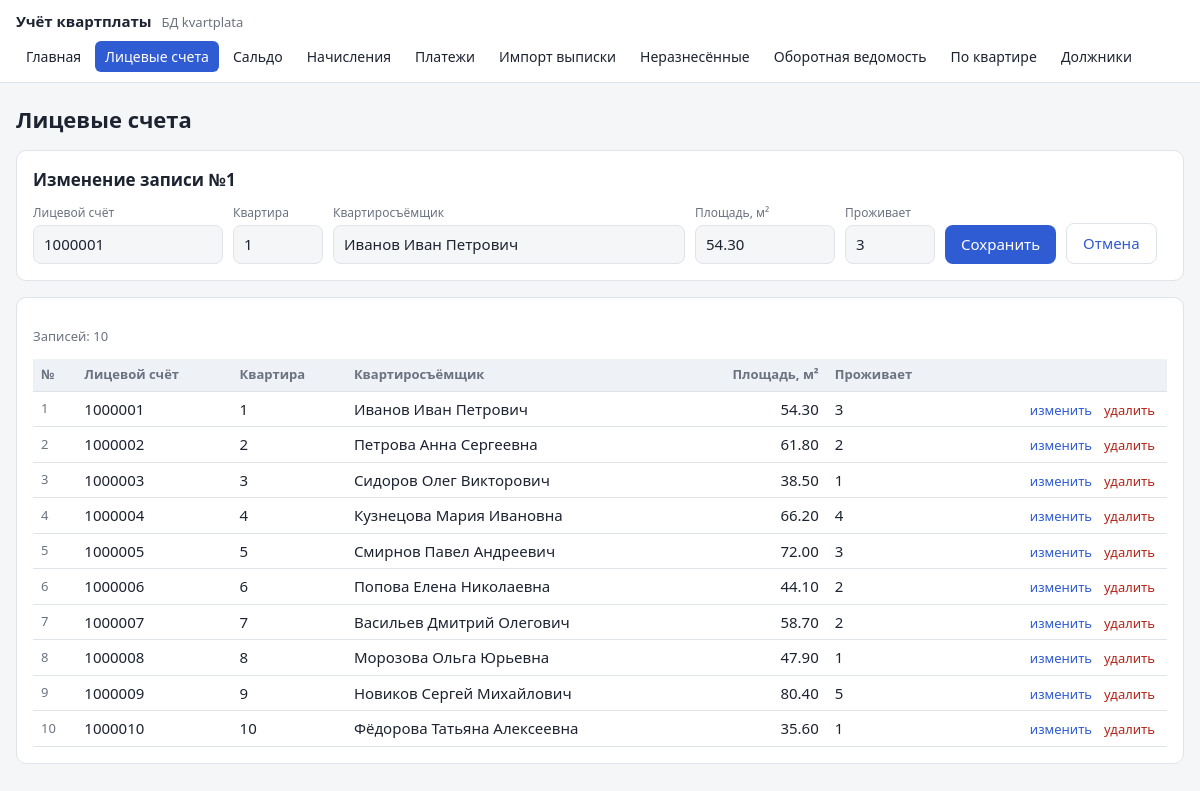
The app's page /edit.php?t=accounts&edit=1 with its own data.
### tables this page shows
CREATE TABLE accounts (
    id         INT UNSIGNED  NOT NULL AUTO_INCREMENT,
    account_no VARCHAR(10)   NOT NULL COMMENT 'Номер лицевого счёта',
    flat       SMALLINT UNSIGNED NOT NULL COMMENT 'Номер квартиры',
    owner      VARCHAR(150)  NOT NULL COMMENT 'Ответственный квартиросъёмщик',
    area       DECIMAL(6,2)  NULL COMMENT 'Общая площадь, м² (у счетов из банковской выписки может быть неизвестна)',
    residents  TINYINT UNSIGNED NOT NULL DEFAULT 1 COMMENT 'Число проживающих',
    import_id  INT UNSIGNED  NULL COMMENT 'Загрузка выписки, при которой счёт создан автоматически',
    PRIMARY KEY (id),
    UNIQUE KEY uq_account_no (account_no),
    UNIQUE KEY uq_flat (flat),
    CONSTRAINT chk_account_no CHECK (account_no REGEXP '^[0-9]{6,10}$'),
    CONSTRAINT fk_accounts_import FOREIGN KEY (import_id) REFERENCES bank_imports (id)
        ON DELETE SET NULL,
    CONSTRAINT chk_area CHECK (area > 0)
);

### web/edit.php (the view, shortened to what this page needs)
<?php
require __DIR__ . '/lib.php';
$tables = [
    'accounts' => [
        'title'  => 'Лицевые счета',
        'order'  => 'a.flat',
        'fields' => [
            'account_no' => ['Лицевой счёт', 'text', 'pattern' => '[0-9]{6,10}'],
            'flat'       => ['Квартира', 'int'],
            'owner'      => ['Квартиросъёмщик', 'text', 'size' => 32],
            'area'       => ['Площадь, м²', 'money', 'optional' => true],
            'residents'  => ['Проживает', 'int'],
        ],
    ],
    'saldo' => [
        'title'  => 'Сальдо на начало месяца',
        'order'  => 't.period DESC, a.flat',
        'filter' => 'period',
        'fields' => [
            'account_id' => ['Квартира', 'account'],
            'period'     => ['Месяц', 'month'],
            'amount'     => ['Сальдо (+ долг / − переплата)', 'money', 'signed' => true],
        ],
        'help'   => 'Входящее сальдо вводится на начало года (или при открытии счёта). '
                  . 'Сальдо следующих месяцев процедуры считают сами: последнее сальдо + начисления − платежи. '
                  . 'Кнопка «Закрыть месяц» записывает рассчитанное сальдо на начало следующего месяца.',
    ],
    'charges' => [
        'title'  => 'Начисления',
        'order'  => 't.period DESC, a.flat, t.service',
        'filter' => 'period',
        'fields' => [
            'account_id' => ['Квартира', 'account'],
            'period'     => ['Расчётный месяц', 'month'],
            'service'    => ['Услуга', 'select', 'options' => SERVICES],
            'amount'     => ['Сумма', 'money', 'signed' => true],
        ],
        'help'   => 'Отрицательная сумма — перерасчёт (уменьшение начисления).',
    ],
    'payments' => [
        'title'  => 'Платежи',
        'order'  => 't.pay_date DESC, a.flat',
        'filter' => 'pay_date',
        'fields' => [
            'account_id' => ['Квартира', 'account'],
            'pay_date'   => ['Дата поступления', 'date'],
            'amount'     => ['Сумма', 'money'],
            'source'     => ['Способ', 'select', 'options' => PAY_SOURCES],
            'doc_no'     => ['№ документа', 'text', 'optional' => true],
            'payer'      => ['Плательщик', 'text', 'optional' => true, 'size' => 22],
            'purpose'    => ['Назначение платежа', 'text', 'optional' => true, 'size' => 30],
        ],
        'help'   => 'Платёж учитывается в месяце поступления на расчётный счёт. '
                  . 'Платежи из банковской выписки загружаются на странице «Импорт выписки».',
    ],
];
$t = array_key_exists($_GET['t'] ?? '', $tables) ? $_GET['t'] : 'accounts';
$cfg = $tables[$t];
$fields = $cfg['fields'];
$self = 'edit.php?t=' . $t;
$fAccount = (int)($_GET['account'] ?? 0);
$fImport = $t === 'payments' ? (int)($_GET['import'] ?? 0) : 0;
$fMonth = preg_match('/^\d{4}-\d{2}$/', $_GET['month'] ?? '') ? $_GET['month'] : null;
$form = [];
$editId = (int)($_GET['edit'] ?? 0);
try {
    if ($editId) {
        $stmt = db()->prepare("SELECT * FROM $t WHERE id = ?");
        $stmt->execute([$editId]);
        $form = $stmt->fetch() ?: [];
    }
} catch (PDOException $e) {
    $editId = (int)($_POST['id'] ?? 0);
    $error = match ($e->errorInfo[1] ?? 0) {
        1062    => 'Такая запись уже существует (нарушена уникальность)',
        3819    => 'Значение не прошло проверку (CHECK): ' . $e->getMessage(),
        1451    => 'Запись используется в других таблицах',
        default => $e->getMessage(),
    };
} catch (InvalidArgumentException $e) {
    $editId = (int)($_POST['id'] ?? 0);
    $error = $e->getMessage();
}
$where = [];
$params = [];
if ($t !== 'accounts') {
    if ($fAccount) {
        $where[] = 't.account_id = ?';
        $params[] = $fAccount;
    }
    if ($fMonth) {
        $where[] = "DATE_FORMAT(t.{$cfg['filter']}, '%Y-%m') = ?";
        $params[] = $fMonth;
    }
    if ($fImport) {
        $where[] = 't.import_id = ?';
        $params[] = $fImport;
    }
    $sql = "SELECT t.*, a.flat, a.account_no FROM $t t JOIN accounts a ON a.id = t.account_id"
         . ($where ? ' WHERE ' . implode(' AND ', $where) : '') . " ORDER BY {$cfg['order']}";
} else {
    $sql = "SELECT a.* FROM accounts a ORDER BY {$cfg['order']}";
}
$stmt = db()->prepare($sql);
$stmt->execute($params);
$rows = $stmt->fetchAll();
function input(string $name, array $f, $value): string
{
    $v = h((string)$value);
    $req = empty($f['optional']) ? 'required' : '';
    switch ($f[1]) {
        case 'int':
            return "<input type=\"number\" name=\"$name\" value=\"$v\" min=\"1\" style=\"width:90px\" $req>";
        case 'money':
            $min = empty($f['signed']) ? 'min="0.01"' : '';
            return "<input type=\"number\" step=\"0.01\" $min name=\"$name\" value=\"$v\" style=\"width:140px\" $req>";
        default:
            $p = isset($f['pattern']) ? "pattern=\"{$f['pattern']}\"" : '';
            $s = $f['size'] ?? 14;
            return "<input type=\"text\" name=\"$name\" value=\"$v\" size=\"$s\" $p $req>";
    }
}
function cell(string $name, array $f, array $r): string
{
    $v = $r[$name];
    return match ($f[1]) {
        'account' => sprintf('<td>%d <span class="muted">%s</span></td>', $r['flat'], h($r['account_no'])),
        'money'   => sprintf('<td class="num %s">%s</td>', empty($f['signed']) ? '' : sign_class($v), money($v)),
        'month'   => sprintf('<td>%s %s</td>', MONTHS[(int)substr($v, 5, 2)], substr($v, 0, 4)),
        'date'    => '<td>' . date('d.m.Y', strtotime($v)) . '</td>',
        default   => '<td>' . h((string)$v) . '</td>',
    };
}
?>
    <form class="card" method="post" action="<?= h($self . ($fAccount ? "&account=$fAccount" : '') . ($fMonth ? "&month=$fMonth" : '')) ?>">
        <h2><?= $editId ? 'Изменение записи №' . $editId : 'Новая запись' ?></h2>
        <div class="row">
            <?php foreach ($fields as $name => $f): ?>
                <div class="field"><label><?= h($f[0]) ?></label><?= input($name, $f, $form[$name] ?? '') ?></div>
            <?php endforeach ?>
            <button type="submit"><?= $editId ? 'Сохранить' : 'Добавить' ?></button>
            <?php if ($editId): ?><a class="btn light" href="<?= h($self) ?>">Отмена</a><?php endif ?>
        </div>
    </form>
    <div class="card">
        <p class="muted">Записей: <?= count($rows) ?></p>
        <div class="table-wrap">
        <table>
            <tr>
                <th>№</th>
                <?php foreach ($fields as $name => $f): ?>
                    <th class="<?= $f[1] === 'money' ? 'num' : '' ?>"><?= h($f[0]) ?></th>
                <?php endforeach ?>
                <th></th>
            </tr>
            <?php foreach ($rows as $r): ?>
            <tr>
                <td class="muted"><?= (int)$r['id'] ?></td>
                <?php foreach ($fields as $name => $f) echo cell($name, $f, $r); ?>
                <td class="num">
                    <a class="link" href="<?= h($self . '&edit=' . $r['id'] . ($fAccount ? "&account=$fAccount" : '') . ($fMonth ? "&month=$fMonth" : '')) ?>">изменить</a>
                    <form method="post" style="display:inline" onsubmit="return confirm('Удалить запись?')"
                          action="<?= h($self . ($fAccount ? "&account=$fAccount" : '') . ($fMonth ? "&month=$fMonth" : '')) ?>">
                        <button class="link" type="submit">удалить</button>
                    </form>
                </td>
            </tr>
            <?php endforeach ?>
        </table>
        </div>
    </div>

### web/style.css (style rules this page uses)
:root { --bg: #f5f6f8; --card: #fff; --text: #1d2330; --muted: #6b7280; --accent: #2f5bd3; --border: #dfe3ea; --err: #b42318; --ok: #067647; --debt: #b42318; --over: #067647; --head: #eef1f6; --zebra: #fafbfc; }
* { box-sizing: border-box; }
body { margin: 0; background: var(--bg); color: var(--text); font: 15px/1.5 system-ui, -apple-system, "Segoe UI", sans-serif; }
h2 { font-size: 17px; margin: 0 0 12px; }
.card { background: var(--card); border: 1px solid var(--border); border-radius: 10px; padding: 16px; margin-bottom: 16px; }
.row { display: flex; flex-wrap: wrap; gap: 10px; align-items: flex-end; }
.field { display: flex; flex-direction: column; gap: 3px; }
.field label { font-size: 12px; color: var(--muted); }
input, select { font: inherit; color: var(--text); background: var(--bg); border: 1px solid var(--border); border-radius: 8px; padding: 7px 10px; }
button, .btn { font: inherit; background: var(--accent); color: #fff; border: 0; text-decoration: none; border-radius: 8px; padding: 8px 16px; cursor: pointer; display: inline-block; }
.btn.light { background: transparent; color: var(--accent); border: 1px solid var(--border); }
button.link { background: none; color: var(--err); padding: 0 4px; font-size: 13px; }
a.link { color: var(--accent); font-size: 13px; text-decoration: none; padding: 0 4px; }
.muted { color: var(--muted); font-size: 13px; }
.table-wrap { overflow-x: auto; }
table { width: 100%; border-collapse: collapse; font-variant-numeric: tabular-nums; }
th, td { padding: 6px 8px; border-bottom: 1px solid var(--border); text-align: left; vertical-align: middle; }
th { font-size: 13px; color: var(--muted); font-weight: 600; background: var(--head); }
td.num, th.num { text-align: right; white-space: nowrap; }

### records on screen
accounts: account_no "1000001", flat "1", owner "Иванов Иван Петрович", area "54.30", residents "3", id "1"
accounts: id "2", account_no "1000002", flat "2", owner "Петрова Анна Сергеевна", area "61.80", residents "2"
accounts: id "3", account_no "1000003", flat "3", owner "Сидоров Олег Викторович", area "38.50", residents "1"
accounts: id "4", account_no "1000004", flat "4", owner "Кузнецова Мария Ивановна", area "66.20", residents "4"
accounts: id "5", account_no "1000005", flat "5", owner "Смирнов Павел Андреевич", area "72.00", residents "3"
accounts: id "6", account_no "1000006", flat "6", owner "Попова Елена Николаевна", area "44.10", residents "2"
accounts: id "7", account_no "1000007", flat "7", owner "Васильев Дмитрий Олегович", area "58.70", residents "2"
accounts: id "8", account_no "1000008", flat "8", owner "Морозова Ольга Юрьевна", area "47.90", residents "1"
accounts: id "9", account_no "1000009", flat "9", owner "Новиков Сергей Михайлович", area "80.40", residents "5"
accounts: id "10", account_no "1000010", flat "10", owner "Фёдорова Татьяна Алексеевна", area "35.60", residents "1"

### other values on screen
$label "Главная"
$label "Лицевые счета"
$label "Сальдо"
$label "Начисления"
$label "Платежи"
$label "Импорт выписки"
$label "Неразнесённые"
$label "Оборотная ведомость"
$label "По квартире"
$label "Должники"
$title "Лицевые счета"
$editId "1"
$f[0] "Лицевой счёт"
$f[0] "Квартира"
$f[0] "Квартиросъёмщик"
